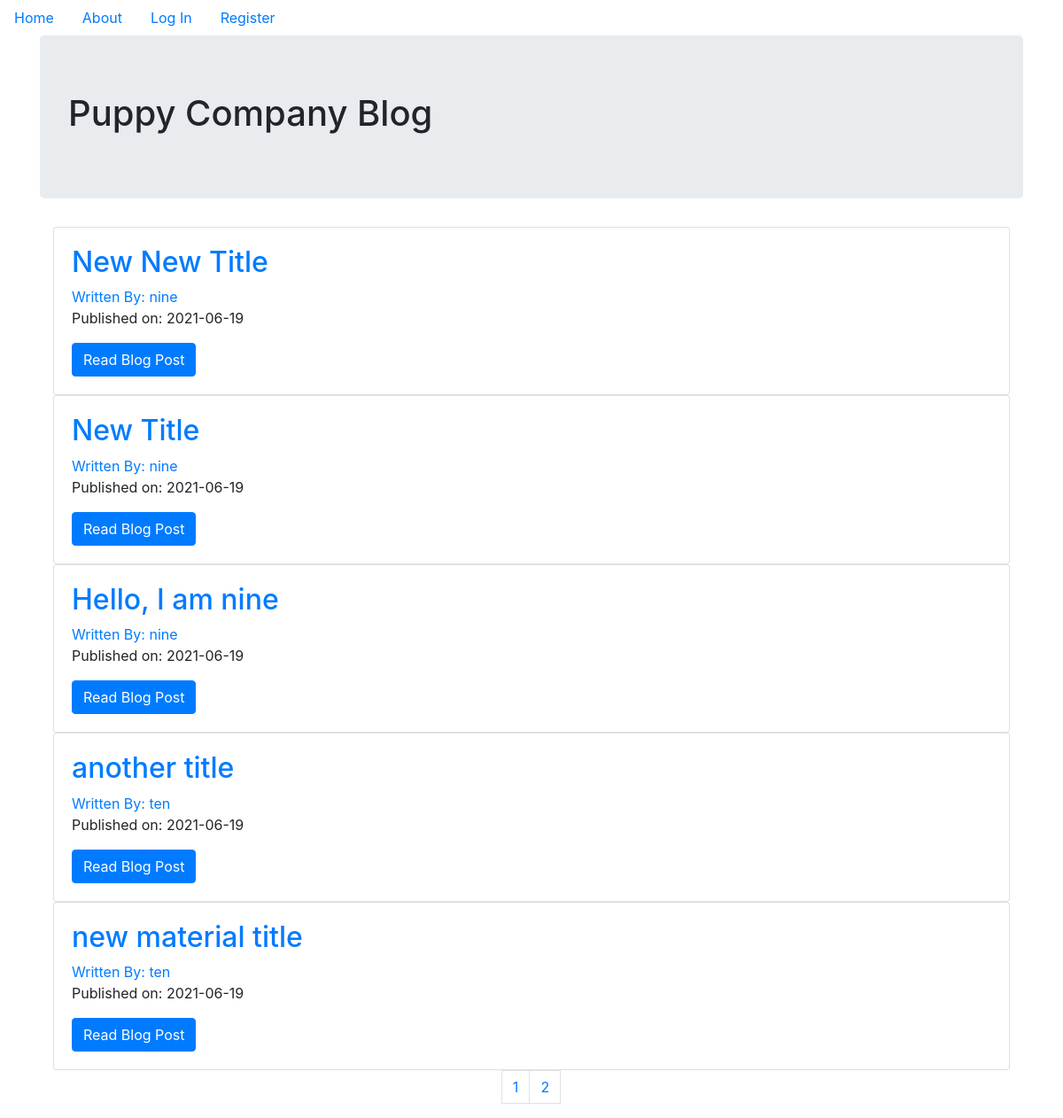
The page / on the database its author committed.
### puppycompanyblog/models.py (models this page shows, shortened)
class BlogPost(db.Model):
    __tablename__ = 'posts'
    users = db.relationship(User)
    id = db.Column(db.Integer, primary_key=True)
    user_id = db.Column(db.Integer, db.ForeignKey('users.id'), nullable=False)
    date = db.Column(db.DateTime, nullable=False, default=datetime.utcnow)
    title = db.Column(db.String(140), nullable=False)
    text = db.Column(db.Text, nullable=False)

class User(db.Model, UserMixin):
    __tablename__ = 'users'
    id = db.Column(db.Integer, primary_key=True)
    profile_image = db.Column(db.String(64), nullable=False, default='default_profile.jpg')
    email = db.Column(db.String(64), unique=True, index=True)
    username = db.Column(db.String(64), unique=True, index=True)
    password_hash = db.Column(db.String(128))
    posts = db.relationship('BlogPost', backref='author', lazy=True)

### puppycompanyblog/core/views.py (the view)
@core.route('/')
def index():
    page = request.args.get('page', 1, type=int)
    blog_posts = BlogPost.query.order_by(BlogPost.date.desc()).paginate(page=page, per_page=5)
    return render_template('index.html', blog_posts=blog_posts)

### puppycompanyblog/templates/index.html
{% extends 'base.html' %}
{% block content %}
    <div class="jumbotron">
        <h1>Puppy Company Blog</h1>
    </div>
    <div class="container">
        {% for post in blog_posts.items %}
            <div class="card">
                <div class="card-body">
                    <h2> <a class="card-title" href="{{url_for('blog_posts.blog_post', blog_post_id=post.id)}}">{{post.title}}</a> </h2>
                    <a href="{{url_for('users.user_posts', username=post.author.username)}}">Written By: {{post.author.username}}</a>
                    <p>Published on: {{post.date.strftime('%Y-%m-%d')}}</p>
                    <a class="btn btn-primary" href="{{url_for('blog_posts.blog_post', blog_post_id=post.id)}}">Read Blog Post</a>
                </div>
            </div>
        {% endfor %}
    </div>
    <nav aria-label="Page Navigation example">
        <ul class="pagination justify-content-center">
            {% for page_num in blog_posts.iter_pages(left_edge=1, right_edge=1, left_current=1, right_current=2) %}
                {% if blog_posts.page == page_num %}
                    <li class="page_item disabled">
                        <a class="page-link" href="{{url_for('core.index', page=page_num)}}">{{page_num}}</a>
                    </li>
                {% else %}
                    <li class="page_item">
                        <a class="page-link" href="{{url_for('core.index', page=page_num)}}">{{page_num}}</a>
                    </li>
                {% endif %}
            {% endfor %}
        </ul>
    </nav>
{% endblock %}

### rows shown on the page
BlogPost: title "New New Title", author.username "nine", date "2021-06-19"
BlogPost: title "New Title", author.username "nine", date "2021-06-19"
BlogPost: title "Hello, I am nine", author.username "nine", date "2021-06-19"
BlogPost: title "another title", author.username "ten", date "2021-06-19"
BlogPost: title "new material title", author.username "ten", date "2021-06-19"

### other values the page prints
{{ page_num }} "1"
{{ page_num }} "2"
